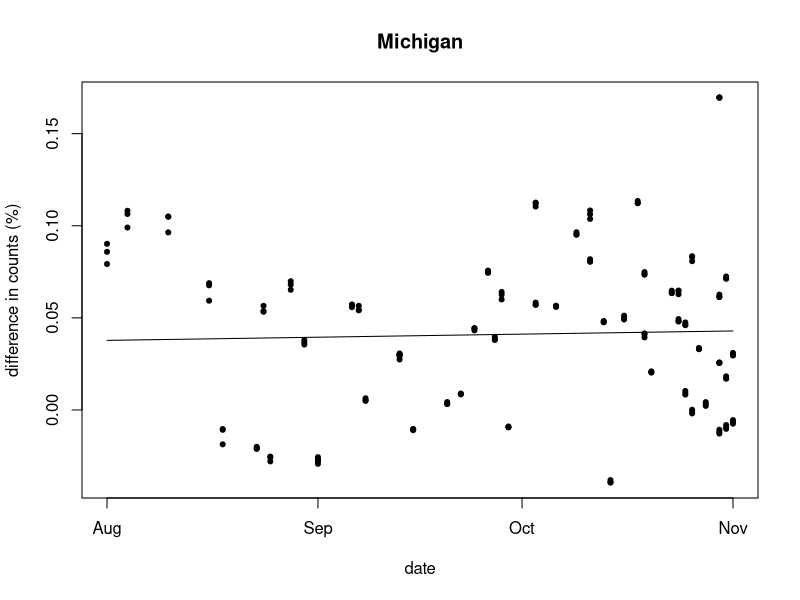
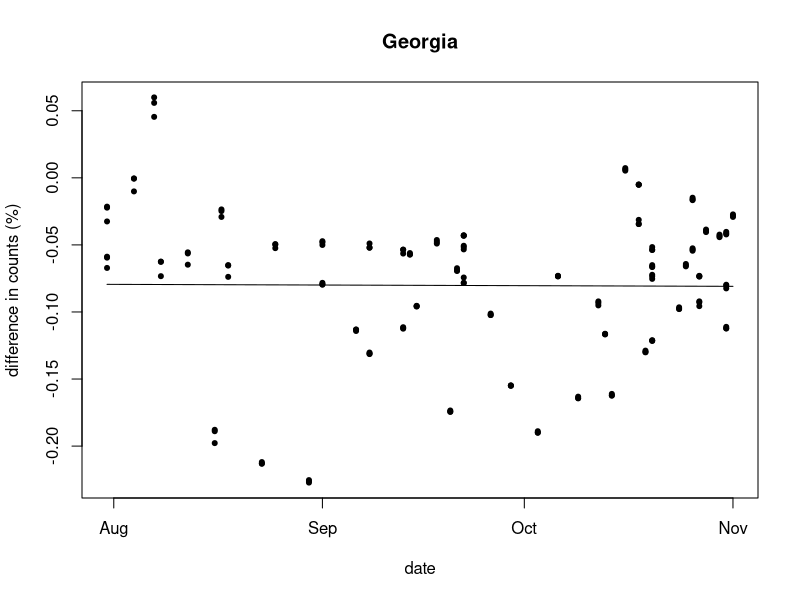
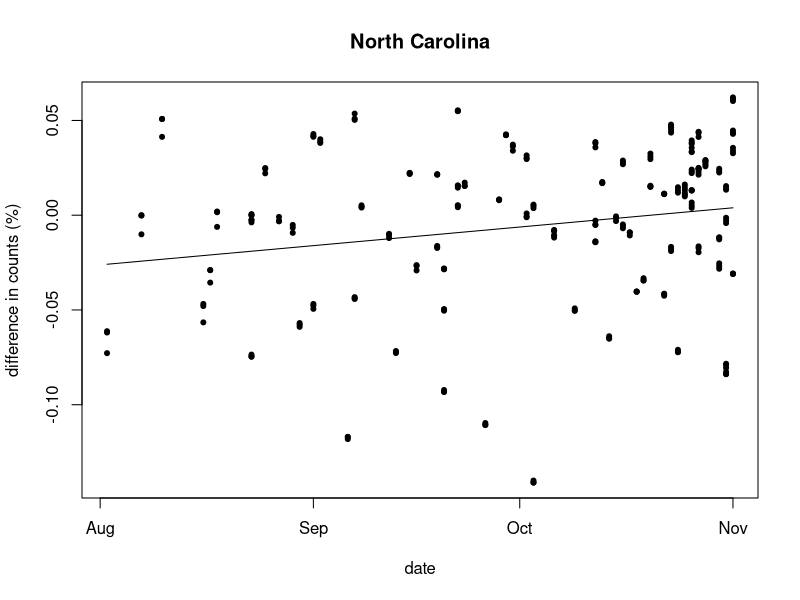

The R source for these figures, in order:
## ---- chunk 1
knitr::opts_chunk$set(echo = TRUE)
## ---- chunk 2
##Q1
#load the data
polls_data_2016 = read.csv("president_general_polls_sorted_end_date_2016.csv")
library(lubridate)

##dimension of this dataset
dim(polls_data_2016)
##variable name of the data
names(polls_data_2016)

#Filter the data
date_2016= mdy(polls_data_2016$createddate)
index_selected=which(date_2016>='2016-08-01' & date_2016<='2016-11-02') 
polls_data_2016 = polls_data_2016[index_selected,]
## ---- chunk 3
# Part a
index_Mic=which(polls_data_2016$state=="Michigan")

n1=sum(polls_data_2016$total.clinton[index_Mic])
n2=sum(polls_data_2016$total.trump[index_Mic])

n1/(n1+n2)
n2/(n1+n2)
n1/(n1+n2)-n2/(n1+n2)
#The final result is 0.0365849, which shows Clinton was ahead with 3.65849%
## ---- chunk 4
index_Geo=which(polls_data_2016$state=="Georgia")

n1=sum(polls_data_2016$total.clinton[index_Geo])
n2=sum(polls_data_2016$total.trump[index_Geo])

n1/(n1+n2)
n2/(n1+n2)
n1/(n1+n2)-n2/(n1+n2)
#The final result is -0.0670975, which shows Trump was ahead with 6.70975%
## ---- chunk 5
index_Nor=which(polls_data_2016$state=="North Carolina")

n1=sum(polls_data_2016$total.clinton[index_Nor])
n2=sum(polls_data_2016$total.trump[index_Nor])

n1/(n1+n2)
n2/(n1+n2)
n1/(n1+n2)-n2/(n1+n2)
#The final result is -0.004276271, which shows Trump was ahead with 0.4276271%
## ---- chunk 6
# Part b
polls_data_2016$enddate

t.test(polls_data_2016$total.clinton[index_Mic]-
         polls_data_2016$total.trump[index_Mic],alternative='greater')
##The t-test result shows a t-value of 10.484 with 167 degrees of freedom. 
#The test's p-value is less than 2.2e-16, which is effectively zero and therefore
#statistically significant. This means there's a statistically significant 
#difference between the counts in polls for Clinton and Trump in favor of 
#Clinton. The confidence interval does not include 0 (22.52678 to infinity), 
#and the estimated mean difference is 26.74654, both of which further support 
#Clinton being favored in this state.
## ---- chunk 7
t.test(polls_data_2016$total.clinton[index_Geo]-
         polls_data_2016$total.trump[index_Geo],alternative='greater')
##Here, the t-value is -19.191 with 164 degrees of freedom. 
#The test's p-value is 1, indicating that the result is not statistically 
#significant under a traditional alpha level (such as 0.05). The confidence 
#interval goes from -56.48463 to infinity and the mean difference is negative
#(-52.00212). This suggests that Trump was favored in this state, but because 
#the p-value is not statistically significant, we cannot conclude that 
#the observed difference is not due to chance.
## ---- chunk 8
t.test(polls_data_2016$total.clinton[index_Nor]-
         polls_data_2016$total.trump[index_Nor],alternative='greater')
#The t-value is -1.5907 with 263 degrees of freedom. The p-value is 0.9436, 
#suggesting that the result is not statistically significant at the usual 
#alpha levels. The confidence interval ranges from -6.27371 to infinity, 
#and the mean difference is negative (-3.07883). This implies that Trump 
#has a higher count in polls, but as the p-value is not statistically 
#significant, the observed difference could be due to chance.

#A potential problem with these tests could be the assumption of normality. 
#The t-test assumes that the differences in the data are normally distributed. 
#If this assumption is not met, the results may not be valid. Additionally, 
#outliers could affect the results of the t-test, leading to biased results. 
#Finally, these tests do not account for other factors that could influence 
#the election results, such as demographic variables or the timing of the polls.
## ---- chunk 9
# Part c

wilcox.test(polls_data_2016$total.clinton[index_Mic], polls_data_2016$total.trump[index_Mic], alternative = "greater")

#The Wilcoxon rank sum test shows a W-value of 16505 and a p-value of 0.003601. 
#Because the p-value is less than the traditional alpha level of 0.05, we can 
#conclude that there is a statistically significant difference between the 
#counts in polls for Clinton and Trump in favor of Clinton. This is because 
#the test's alternative hypothesis is that the true location shift is greater 
#than 0, which suggests a preference for Clinton.
## ---- chunk 10
wilcox.test(polls_data_2016$total.clinton[index_Geo], polls_data_2016$total.trump[index_Geo], alternative = "greater")

#Here, the W-value is 9341, and the p-value is 1. Given that the p-value is not
#less than the usual alpha level of 0.05, we can't conclude that there is a
#statistically significant difference between the counts in polls for Clinton 
#and Trump. Despite this, the alternative hypothesis suggests a preference for 
#Clinton, but we can't confidently affirm this due to the lack of statistical #significance.
## ---- chunk 11
wilcox.test(polls_data_2016$total.clinton[index_Nor], polls_data_2016$total.trump[index_Nor], alternative = "greater")
#The W-value is 33778, and the p-value is 0.7293. Since the p-value is not less 
#than the standard alpha level of 0.05, the result is not statistically 
#significant. Thus, there is no significant difference between the counts in 
#polls for Clinton and Trump in this state. Although the alternative hypothesis 
#implies a preference for Clinton, we can't confirm this because of the test's
#non-significant outcome.

##Potential issues with the Wilcoxon signed-rank test include the assumption of
#symmetry, i.e., the distribution of differences between the pairs should be 
#symmetrical. If this assumption is not met, the results may not be valid. 
#Furthermore, outliers can impact the Wilcoxon test as the rank of the outliers 
#will be affected, thereby influencing the test results. As with the t-test, 
#these tests do not account for other factors that could influence the election 
#results, such as demographic variables or the timing of the polls.
## ---- chunk 12
# Part d

date_Mic <- mdy(polls_data_2016$enddate[index_Mic])
date_Geo <- mdy(polls_data_2016$enddate[index_Geo])
date_Nor <- mdy(polls_data_2016$enddate[index_Nor])

counts_Mic_for_lm <- data.frame(
  data_date = date_Mic,
  percentage_diff = (polls_data_2016$total.clinton[index_Mic]-
                       polls_data_2016$total.trump[index_Mic])/
    (polls_data_2016$total.clinton[index_Mic]+
       polls_data_2016$total.trump[index_Mic])
)
as.numeric(date_Mic)
lm_model_Mic=lm(percentage_diff~(data_date),data=counts_Mic_for_lm)
summary(lm_model_Mic)

#The fitted linear model's coefficient for data_date (representing time) is 
#5.563e-05, which is not statistically significant (p = 0.655). 
#This means there is no statistically significant linear trend in the percentage
#difference in polls over time for this state. The Adjusted R-squared value is
#-0.004812, indicating the model explains very little of the variance in the data.

plot(counts_Mic_for_lm$data_date,counts_Mic_for_lm$percentage_diff,
     col='black',pch=20,type='p',xlab='date',ylab='difference in counts (%)',main='Michigan')
lines(counts_Mic_for_lm$data_date,lm_model_Mic$fitted.values,
      col='black',pch=20,type='l',xlab='date',ylab='difference in counts (%)',main='Michigan')

#The plot is slightly increasing, showing that the winning rate for Clinton is
#increasing slowly.
## ---- chunk 13
counts_Geo_for_lm <- data.frame(
  data_date = date_Geo,
  percentage_diff = (polls_data_2016$total.clinton[index_Geo]-
                       polls_data_2016$total.trump[index_Geo])/
    (polls_data_2016$total.clinton[index_Geo]+
       polls_data_2016$total.trump[index_Geo])
)
as.numeric(date_Geo)
lm_model_Geo=lm(percentage_diff~(data_date),data=counts_Geo_for_lm)
summary(lm_model_Geo)
#Here, the coefficient for data_date is -1.595e-05, which is also not 
#statistically significant (p = 0.917). This means there is no significant 
#linear trend in the percentage difference in polls over time for this state. 
#The Adjusted R-squared value is -0.006068, suggesting that the model doesn't 
#explain the variance in the data well.

plot(counts_Geo_for_lm$data_date,counts_Geo_for_lm$percentage_diff,
     col='black',pch=20,type='p',xlab='date',ylab='difference in counts (%)',main='Georgia')
lines(counts_Geo_for_lm$data_date,lm_model_Geo$fitted.values,
      col='black',pch=20,type='l',xlab='date',ylab='difference in counts (%)',main='Georgia')

#The plot is almost horizontal, showing that the winning rate for Clinton/Trimp 
#is not significantly changing. So it would be the closest race.
## ---- chunk 14
counts_Nor_for_lm <- data.frame(
  data_date = date_Nor,
  percentage_diff = (polls_data_2016$total.clinton[index_Nor]-
                       polls_data_2016$total.trump[index_Nor])/
    (polls_data_2016$total.clinton[index_Nor]+
       polls_data_2016$total.trump[index_Nor])
)
as.numeric(date_Nor)
lm_model_Nor=lm(percentage_diff~(data_date),data=counts_Nor_for_lm)
summary(lm_model_Nor)


#The coefficient for data_date is 0.0003274, which is statistically 
#significant (p = 0.00131). This suggests there is a significant positive 
#linear trend in the percentage difference in polls over time for this state. 
#The Adjusted R-squared value is 0.03506, indicating that the model explains 
#about 3.5% of the variance in the data, which is relatively low, but higher 
#than the other two states.

plot(counts_Nor_for_lm$data_date,counts_Nor_for_lm$percentage_diff,
     col='black',pch=20,type='p',xlab='date',ylab='difference in counts (%)',main='North Carolina')
lines(counts_Nor_for_lm$data_date,lm_model_Nor$fitted.values,
      col='black',pch=20,type='l',xlab='date',ylab='difference in counts (%)',main='North Carolina')

#The plot is slightly increasing, showing that the winning rate for Clinton is
#increasing slowly.
## ---- chunk 15
##Part e
#In reality North Carolina voted 49.83% Trump 46.17% Clinton, 
#Michigan voted 47.25% Trump 47.03% Clinton and Georgia voted 50.38% 
#Trump 45.29% Clinton. The smallest margin was in Michigan with 0.22% 
#Based on the provided real election data, indeed, the state with the smallest 
#margin in the 2016 election is Georgia, with a difference of only 0.22%.
#However, if we compare these results with the predictions from the polls, 
#there might be some discrepancies. As per the polls, the state of Michigan was 
#expected to favor Clinton significantly, whereas the actual results show a rather
#close election. Similarly, in Georgia and North Carolina, the margin of 
#difference between the two candidates in actual results appears to be 
#smaller than predicted by the polls.

##Potential problems:
#1. Sampling bias: Polls are based on a sample of voters rather than the entire
#population of voters. 
#2. Late decision-makers: Some voters might not have made up their minds when 
#they were polled but decided later on, and these late deciders might have 
#favored Trump over Biden. These changes would not have been captured in polls.
## ---- chunk 16
##Part f
#In Michigan, the polls indicated that Clinton would win (average of 26.7% more 
#votes than Trump). According to the data we got, Clinton won, 
#but the margin was only 2.78%. This indicates a significant overestimation of #Democratic support in the polls.

#In Georgia, the polls showed Trump winning (average of 52% more votes than 
#Clinton). The actual result, however, was a narrow win for Clinton (0.23% 
#margin). This suggests a significant underestimation of Democratic support 
#in the polls.

#In North Carolina, the polls indicated a close race, but slightly favored Trump
#(average of 3.08% more votes than Clinton). The actual results showed a 
#win for Clinton, albeit with a -1.34% margin. 
#This again suggests an underestimation of Democratic support in the polls.

##Potential problems:
#1. ifferential turnout: The voters who actually turn up to vote on Election Day 
#may not be the same as those who responded to the polls. For example, 
#if Trump supporters were more motivated to vote than Biden supporters, 
#this could have led to Trump receiving a higher proportion of the votes than
#expected.

#2. Shy Trump voters: Some research suggests that there may be a subset of Trump
#voters who were reluctant to express their support for him in a polling 
#situation, but who did vote for him on Election Day. If this were the case, 
#it could explain why Trump's actual vote share was higher than the polls 
#predicted.
